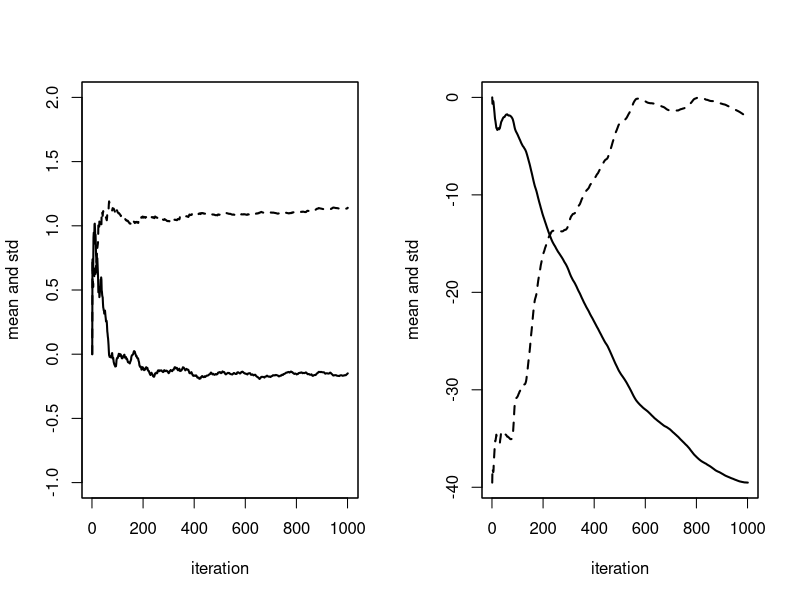

Generate this figure with R:
#This a picture of AR convergence#
#recurrent for b<1 and transient for b>1#
par(mfrow=c(1,2))
b<-.5;nsim<-1000;x<-0;den<-1:(nsim+1);
for(i in 1:nsim){x<-c(x,b*x[[i]]+rnorm(1))}
meanx<-cumsum(x)/den;
stdx<-sqrt( cumsum(x^2)/den - (meanx)^2)
plot(meanx,type="l",lty=1,lwd=2,ylim=c(-1,2),xlab="iteration",ylab="mean and std",col="black")
par(new=T)
plot(stdx,type="l",lty=2,lwd=2,ylim=c(-1,2),xlab="",ylab="",xaxt="n",yaxt="n",col="black")
#******************************************************************************
b<-1.0001;nsim<-1000;x<-0;den<-1:(nsim+1);
for(i in 1:nsim){x<-c(x,b*x[[i]]+rnorm(1))}
meanx<-cumsum(x)/den;
stdx<-sqrt( cumsum(x^2)/den - (meanx)^2)
plot(meanx,type="l",lty=1,lwd=2,xlab="iteration",ylab="mean and std",col="black")
par(new=T)
plot(stdx,type="l",lty=2,lwd=2,xlab="",ylab="",xaxt="n",yaxt="n",col="black")
